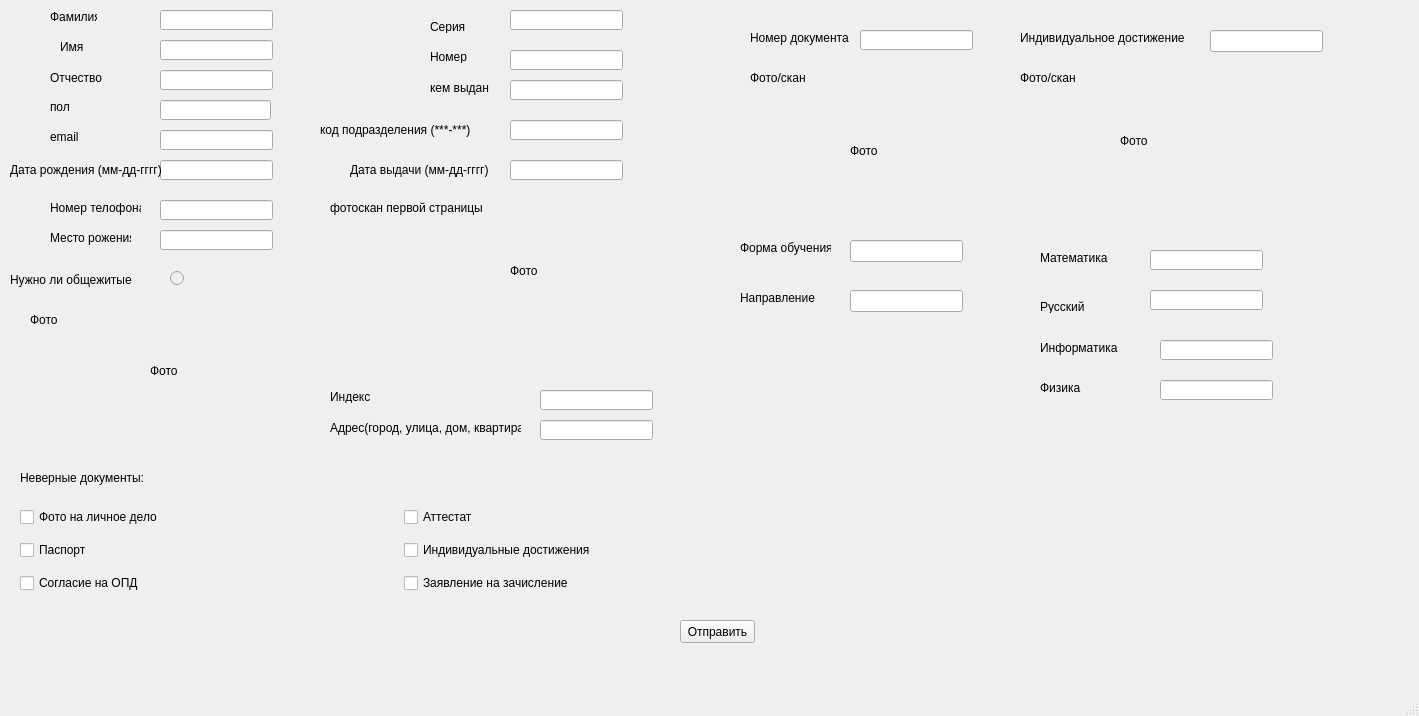
<?xml version="1.0" encoding="UTF-8"?>
<ui version="4.0">
 <class>MainWindow</class>
 <widget class="QMainWindow" name="MainWindow">
  <property name="geometry">
   <rect>
    <x>0</x>
    <y>0</y>
    <width>1419</width>
    <height>716</height>
   </rect>
  </property>
  <property name="windowTitle">
   <string>MainWindow</string>
  </property>
  <widget class="QWidget" name="centralwidget">
   <widget class="QLabel" name="label_2">
    <property name="geometry">
     <rect>
      <x>20</x>
      <y>470</y>
      <width>131</width>
      <height>16</height>
     </rect>
    </property>
    <property name="text">
     <string>Неверные документы:</string>
    </property>
   </widget>
   <widget class="QWidget" name="gridLayoutWidget">
    <property name="geometry">
     <rect>
      <x>20</x>
      <y>500</y>
      <width>761</width>
      <height>101</height>
     </rect>
    </property>
    <layout class="QGridLayout" name="gridLayout">
     <item row="0" column="0">
      <widget class="QCheckBox" name="checkBox">
       <property name="text">
        <string>Фото на личное дело</string>
       </property>
      </widget>
     </item>
     <item row="1" column="0">
      <widget class="QCheckBox" name="checkBox_2">
       <property name="text">
        <string>Паспорт</string>
       </property>
      </widget>
     </item>
     <item row="2" column="0">
      <widget class="QCheckBox" name="checkBox_3">
       <property name="text">
        <string>Согласие на ОПД</string>
       </property>
      </widget>
     </item>
     <item row="0" column="1">
      <widget class="QCheckBox" name="checkBox_4">
       <property name="text">
        <string>Аттестат</string>
       </property>
      </widget>
     </item>
     <item row="1" column="1">
      <widget class="QCheckBox" name="checkBox_5">
       <property name="text">
        <string>Индивидуальные достижения</string>
       </property>
      </widget>
     </item>
     <item row="2" column="1">
      <widget class="QCheckBox" name="checkBox_6">
       <property name="text">
        <string>Заявление на зачисление</string>
       </property>
      </widget>
     </item>
    </layout>
   </widget>
   <widget class="QPushButton" name="pushButton">
    <property name="geometry">
     <rect>
      <x>680</x>
      <y>620</y>
      <width>75</width>
      <height>23</height>
     </rect>
    </property>
    <property name="text">
     <string>Отправить</string>
    </property>
   </widget>
   <widget class="QLabel" name="label_45">
    <property name="geometry">
     <rect>
      <x>430</x>
      <y>20</y>
      <width>47</width>
      <height>13</height>
     </rect>
    </property>
    <property name="text">
     <string>Серия</string>
    </property>
   </widget>
   <widget class="QLabel" name="label_40">
    <property name="geometry">
     <rect>
      <x>320</x>
      <y>120</y>
      <width>181</width>
      <height>20</height>
     </rect>
    </property>
    <property name="text">
     <string>код подразделения (***-***)</string>
    </property>
   </widget>
   <widget class="QLineEdit" name="lineEdit_pass_number_2">
    <property name="geometry">
     <rect>
      <x>510</x>
      <y>50</y>
      <width>113</width>
      <height>20</height>
     </rect>
    </property>
    <property name="readOnly">
     <bool>true</bool>
    </property>
   </widget>
   <widget class="QLabel" name="label_41">
    <property name="geometry">
     <rect>
      <x>50</x>
      <y>70</y>
      <width>61</width>
      <height>16</height>
     </rect>
    </property>
    <property name="text">
     <string>Отчество</string>
    </property>
   </widget>
   <widget class="QLineEdit" name="lineEdit_name_2">
    <property name="geometry">
     <rect>
      <x>160</x>
      <y>40</y>
      <width>113</width>
      <height>20</height>
     </rect>
    </property>
    <property name="readOnly">
     <bool>true</bool>
    </property>
   </widget>
   <widget class="QLineEdit" name="lineEdit_given_by_2">
    <property name="geometry">
     <rect>
      <x>510</x>
      <y>80</y>
      <width>113</width>
      <height>20</height>
     </rect>
    </property>
    <property name="readOnly">
     <bool>true</bool>
    </property>
   </widget>
   <widget class="QLineEdit" name="lineEdit_given_date_2">
    <property name="geometry">
     <rect>
      <x>510</x>
      <y>160</y>
      <width>113</width>
      <height>20</height>
     </rect>
    </property>
    <property name="readOnly">
     <bool>true</bool>
    </property>
   </widget>
   <widget class="QLabel" name="label_36">
    <property name="geometry">
     <rect>
      <x>330</x>
      <y>390</y>
      <width>47</width>
      <height>13</height>
     </rect>
    </property>
    <property name="text">
     <string>Индекс</string>
    </property>
   </widget>
   <widget class="QLabel" name="label_37">
    <property name="geometry">
     <rect>
      <x>50</x>
      <y>130</y>
      <width>47</width>
      <height>13</height>
     </rect>
    </property>
    <property name="text">
     <string>email</string>
    </property>
   </widget>
   <widget class="QLineEdit" name="lineEdit_secondname_2">
    <property name="geometry">
     <rect>
      <x>160</x>
      <y>70</y>
      <width>113</width>
      <height>20</height>
     </rect>
    </property>
    <property name="readOnly">
     <bool>true</bool>
    </property>
   </widget>
   <widget class="QLineEdit" name="lineEdit_place_birth_2">
    <property name="geometry">
     <rect>
      <x>160</x>
      <y>230</y>
      <width>113</width>
      <height>20</height>
     </rect>
    </property>
    <property name="readOnly">
     <bool>true</bool>
    </property>
   </widget>
   <widget class="QLabel" name="label_50">
    <property name="geometry">
     <rect>
      <x>50</x>
      <y>230</y>
      <width>81</width>
      <height>16</height>
     </rect>
    </property>
    <property name="text">
     <string>Место рожения</string>
    </property>
   </widget>
   <widget class="QLabel" name="label_39">
    <property name="geometry">
     <rect>
      <x>50</x>
      <y>10</y>
      <width>47</width>
      <height>13</height>
     </rect>
    </property>
    <property name="text">
     <string>Фамилия</string>
    </property>
   </widget>
   <widget class="QLineEdit" name="lineEdit_adress_2">
    <property name="geometry">
     <rect>
      <x>540</x>
      <y>420</y>
      <width>113</width>
      <height>20</height>
     </rect>
    </property>
    <property name="readOnly">
     <bool>true</bool>
    </property>
   </widget>
   <widget class="QLabel" name="label_38">
    <property name="geometry">
     <rect>
      <x>10</x>
      <y>270</y>
      <width>131</width>
      <height>20</height>
     </rect>
    </property>
    <property name="text">
     <string>Нужно ли общежитые</string>
    </property>
   </widget>
   <widget class="QLineEdit" name="lineEdit_phone_2">
    <property name="geometry">
     <rect>
      <x>160</x>
      <y>200</y>
      <width>113</width>
      <height>20</height>
     </rect>
    </property>
    <property name="readOnly">
     <bool>true</bool>
    </property>
   </widget>
   <widget class="QLineEdit" name="lineEdit_birht_date_2">
    <property name="geometry">
     <rect>
      <x>160</x>
      <y>160</y>
      <width>113</width>
      <height>20</height>
     </rect>
    </property>
    <property name="readOnly">
     <bool>true</bool>
    </property>
   </widget>
   <widget class="QLabel" name="label_34">
    <property name="geometry">
     <rect>
      <x>10</x>
      <y>160</y>
      <width>151</width>
      <height>20</height>
     </rect>
    </property>
    <property name="text">
     <string>Дата рождения (мм-дд-гггг)</string>
    </property>
   </widget>
   <widget class="QLineEdit" name="lineEdit_index_2">
    <property name="geometry">
     <rect>
      <x>540</x>
      <y>390</y>
      <width>113</width>
      <height>20</height>
     </rect>
    </property>
    <property name="readOnly">
     <bool>true</bool>
    </property>
   </widget>
   <widget class="QLabel" name="label_49">
    <property name="geometry">
     <rect>
      <x>330</x>
      <y>420</y>
      <width>191</width>
      <height>16</height>
     </rect>
    </property>
    <property name="text">
     <string>Адрес(город, улица, дом, квартира)</string>
    </property>
   </widget>
   <widget class="QRadioButton" name="radioButton_hostel_2">
    <property name="enabled">
     <bool>false</bool>
    </property>
    <property name="geometry">
     <rect>
      <x>170</x>
      <y>270</y>
      <width>82</width>
      <height>17</height>
     </rect>
    </property>
    <property name="text">
     <string/>
    </property>
   </widget>
   <widget class="QLabel" name="label_44">
    <property name="geometry">
     <rect>
      <x>430</x>
      <y>50</y>
      <width>47</width>
      <height>13</height>
     </rect>
    </property>
    <property name="text">
     <string>Номер</string>
    </property>
   </widget>
   <widget class="QLineEdit" name="lineEdit_surname_2">
    <property name="geometry">
     <rect>
      <x>160</x>
      <y>10</y>
      <width>113</width>
      <height>20</height>
     </rect>
    </property>
    <property name="readOnly">
     <bool>true</bool>
    </property>
   </widget>
   <widget class="QLabel" name="label_47">
    <property name="geometry">
     <rect>
      <x>430</x>
      <y>80</y>
      <width>71</width>
      <height>16</height>
     </rect>
    </property>
    <property name="text">
     <string>кем выдан</string>
    </property>
   </widget>
   <widget class="QLabel" name="label_43">
    <property name="geometry">
     <rect>
      <x>50</x>
      <y>200</y>
      <width>91</width>
      <height>16</height>
     </rect>
    </property>
    <property name="text">
     <string>Номер телофона</string>
    </property>
   </widget>
   <widget class="QLineEdit" name="lineEdit_email_2">
    <property name="geometry">
     <rect>
      <x>160</x>
      <y>130</y>
      <width>113</width>
      <height>20</height>
     </rect>
    </property>
    <property name="readOnly">
     <bool>true</bool>
    </property>
   </widget>
   <widget class="QLabel" name="label_35">
    <property name="geometry">
     <rect>
      <x>350</x>
      <y>160</y>
      <width>151</width>
      <height>20</height>
     </rect>
    </property>
    <property name="text">
     <string>Дата выдачи (мм-дд-гггг)</string>
    </property>
   </widget>
   <widget class="QLineEdit" name="lineEdit_code_2">
    <property name="geometry">
     <rect>
      <x>510</x>
      <y>120</y>
      <width>113</width>
      <height>20</height>
     </rect>
    </property>
    <property name="readOnly">
     <bool>true</bool>
    </property>
   </widget>
   <widget class="QLabel" name="label_46">
    <property name="geometry">
     <rect>
      <x>60</x>
      <y>40</y>
      <width>47</width>
      <height>13</height>
     </rect>
    </property>
    <property name="text">
     <string>Имя</string>
    </property>
   </widget>
   <widget class="QLabel" name="label_42">
    <property name="geometry">
     <rect>
      <x>330</x>
      <y>200</y>
      <width>161</width>
      <height>16</height>
     </rect>
    </property>
    <property name="text">
     <string>фотоскан первой страницы</string>
    </property>
   </widget>
   <widget class="QLineEdit" name="lineEdit_series_2">
    <property name="geometry">
     <rect>
      <x>510</x>
      <y>10</y>
      <width>113</width>
      <height>20</height>
     </rect>
    </property>
    <property name="readOnly">
     <bool>true</bool>
    </property>
   </widget>
   <widget class="QLabel" name="label_48">
    <property name="geometry">
     <rect>
      <x>30</x>
      <y>310</y>
      <width>41</width>
      <height>20</height>
     </rect>
    </property>
    <property name="text">
     <string>Фото</string>
    </property>
   </widget>
   <widget class="QLabel" name="label_54">
    <property name="geometry">
     <rect>
      <x>1040</x>
      <y>300</y>
      <width>47</width>
      <height>13</height>
     </rect>
    </property>
    <property name="text">
     <string>Русский</string>
    </property>
   </widget>
   <widget class="QLabel" name="label_60">
    <property name="geometry">
     <rect>
      <x>1020</x>
      <y>70</y>
      <width>61</width>
      <height>16</height>
     </rect>
    </property>
    <property name="text">
     <string>Фото/скан</string>
    </property>
   </widget>
   <widget class="QLabel" name="label_58">
    <property name="geometry">
     <rect>
      <x>1020</x>
      <y>30</y>
      <width>181</width>
      <height>16</height>
     </rect>
    </property>
    <property name="text">
     <string>Индивидуальное достижение</string>
    </property>
   </widget>
   <widget class="QLabel" name="label_59">
    <property name="geometry">
     <rect>
      <x>750</x>
      <y>30</y>
      <width>101</width>
      <height>16</height>
     </rect>
    </property>
    <property name="text">
     <string>Номер документа</string>
    </property>
   </widget>
   <widget class="QLineEdit" name="lineEdit_number_of_doc_frame_3">
    <property name="geometry">
     <rect>
      <x>860</x>
      <y>30</y>
      <width>113</width>
      <height>20</height>
     </rect>
    </property>
    <property name="readOnly">
     <bool>true</bool>
    </property>
   </widget>
   <widget class="QLabel" name="label_57">
    <property name="geometry">
     <rect>
      <x>750</x>
      <y>70</y>
      <width>81</width>
      <height>16</height>
     </rect>
    </property>
    <property name="text">
     <string>Фото/скан</string>
    </property>
   </widget>
   <widget class="QLabel" name="label_56">
    <property name="geometry">
     <rect>
      <x>1040</x>
      <y>250</y>
      <width>81</width>
      <height>16</height>
     </rect>
    </property>
    <property name="text">
     <string>Математика</string>
    </property>
   </widget>
   <widget class="QLineEdit" name="lineEdit_math_2">
    <property name="geometry">
     <rect>
      <x>1150</x>
      <y>250</y>
      <width>113</width>
      <height>20</height>
     </rect>
    </property>
    <property name="readOnly">
     <bool>true</bool>
    </property>
   </widget>
   <widget class="QLineEdit" name="lineEdit_rus_2">
    <property name="geometry">
     <rect>
      <x>1150</x>
      <y>290</y>
      <width>113</width>
      <height>20</height>
     </rect>
    </property>
    <property name="readOnly">
     <bool>true</bool>
    </property>
   </widget>
   <widget class="QLineEdit" name="lineEdit_inf">
    <property name="geometry">
     <rect>
      <x>1160</x>
      <y>340</y>
      <width>113</width>
      <height>20</height>
     </rect>
    </property>
    <property name="readOnly">
     <bool>true</bool>
    </property>
   </widget>
   <widget class="QLabel" name="label_51">
    <property name="geometry">
     <rect>
      <x>1040</x>
      <y>340</y>
      <width>121</width>
      <height>16</height>
     </rect>
    </property>
    <property name="text">
     <string>Информатика</string>
    </property>
   </widget>
   <widget class="QLabel" name="label_52">
    <property name="geometry">
     <rect>
      <x>740</x>
      <y>290</y>
      <width>81</width>
      <height>16</height>
     </rect>
    </property>
    <property name="text">
     <string>Направление</string>
    </property>
   </widget>
   <widget class="QLabel" name="label_53">
    <property name="geometry">
     <rect>
      <x>740</x>
      <y>240</y>
      <width>91</width>
      <height>16</height>
     </rect>
    </property>
    <property name="text">
     <string>Форма обучения</string>
    </property>
   </widget>
   <widget class="QLineEdit" name="lineEdit_fizika">
    <property name="geometry">
     <rect>
      <x>1160</x>
      <y>380</y>
      <width>113</width>
      <height>20</height>
     </rect>
    </property>
    <property name="text">
     <string/>
    </property>
    <property name="readOnly">
     <bool>true</bool>
    </property>
   </widget>
   <widget class="QLabel" name="label_55">
    <property name="geometry">
     <rect>
      <x>1040</x>
      <y>380</y>
      <width>121</width>
      <height>16</height>
     </rect>
    </property>
    <property name="text">
     <string>Физика</string>
    </property>
   </widget>
   <widget class="QLineEdit" name="lineEdit_achiev">
    <property name="geometry">
     <rect>
      <x>1210</x>
      <y>30</y>
      <width>113</width>
      <height>22</height>
     </rect>
    </property>
    <property name="readOnly">
     <bool>true</bool>
    </property>
   </widget>
   <widget class="QLabel" name="user_photo">
    <property name="geometry">
     <rect>
      <x>150</x>
      <y>310</y>
      <width>121</width>
      <height>121</height>
     </rect>
    </property>
    <property name="text">
     <string>Фото</string>
    </property>
   </widget>
   <widget class="QLabel" name="first_page">
    <property name="geometry">
     <rect>
      <x>510</x>
      <y>210</y>
      <width>121</width>
      <height>121</height>
     </rect>
    </property>
    <property name="text">
     <string>Фото</string>
    </property>
   </widget>
   <widget class="QLineEdit" name="lineEdit_teach_form">
    <property name="geometry">
     <rect>
      <x>850</x>
      <y>240</y>
      <width>113</width>
      <height>22</height>
     </rect>
    </property>
    <property name="readOnly">
     <bool>true</bool>
    </property>
   </widget>
   <widget class="QLineEdit" name="lineEdit_direction">
    <property name="geometry">
     <rect>
      <x>850</x>
      <y>290</y>
      <width>113</width>
      <height>22</height>
     </rect>
    </property>
    <property name="readOnly">
     <bool>true</bool>
    </property>
   </widget>
   <widget class="QLabel" name="document">
    <property name="geometry">
     <rect>
      <x>850</x>
      <y>90</y>
      <width>121</width>
      <height>121</height>
     </rect>
    </property>
    <property name="text">
     <string>Фото</string>
    </property>
   </widget>
   <widget class="QLabel" name="personal_achiev">
    <property name="geometry">
     <rect>
      <x>1120</x>
      <y>80</y>
      <width>121</width>
      <height>121</height>
     </rect>
    </property>
    <property name="text">
     <string>Фото</string>
    </property>
   </widget>
   <widget class="QLineEdit" name="lineEdit_sex_2">
    <property name="geometry">
     <rect>
      <x>160</x>
      <y>100</y>
      <width>111</width>
      <height>20</height>
     </rect>
    </property>
    <property name="readOnly">
     <bool>true</bool>
    </property>
   </widget>
   <widget class="QLabel" name="label">
    <property name="geometry">
     <rect>
      <x>50</x>
      <y>100</y>
      <width>47</width>
      <height>13</height>
     </rect>
    </property>
    <property name="text">
     <string>пол</string>
    </property>
   </widget>
  </widget>
  <widget class="QMenuBar" name="menubar">
   <property name="geometry">
    <rect>
     <x>0</x>
     <y>0</y>
     <width>1419</width>
     <height>21</height>
    </rect>
   </property>
  </widget>
  <widget class="QStatusBar" name="statusbar"/>
 </widget>
 <resources/>
 <connections/>
</ui>
